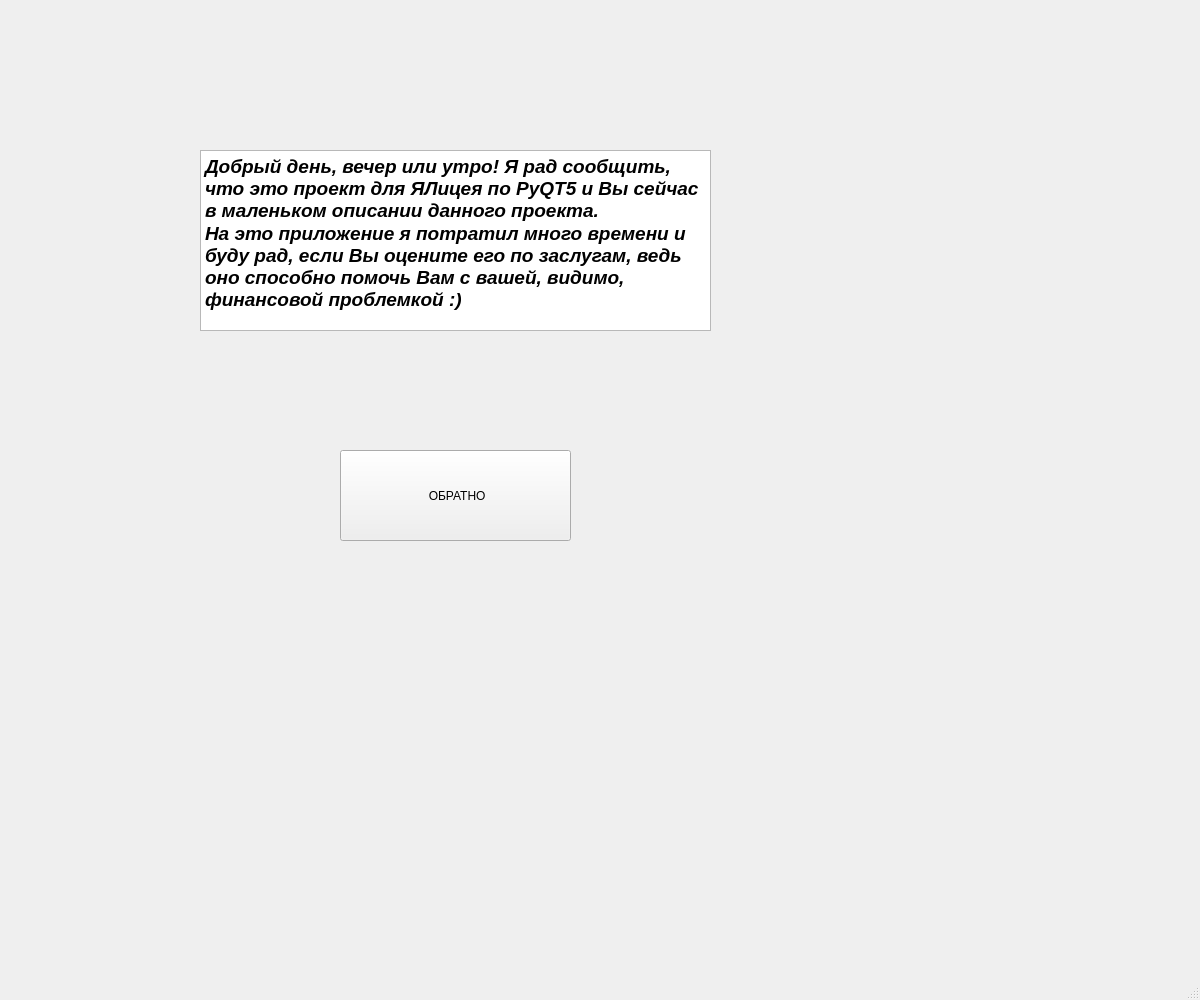
<?xml version="1.0" encoding="UTF-8"?>
<ui version="4.0">
 <class>MainWindowInfo</class>
 <widget class="QMainWindow" name="MainWindowInfo">
  <property name="geometry">
   <rect>
    <x>0</x>
    <y>0</y>
    <width>1200</width>
    <height>1000</height>
   </rect>
  </property>
  <property name="minimumSize">
   <size>
    <width>1200</width>
    <height>1000</height>
   </size>
  </property>
  <property name="maximumSize">
   <size>
    <width>1200</width>
    <height>1000</height>
   </size>
  </property>
  <property name="windowTitle">
   <string>MainWindow</string>
  </property>
  <property name="styleSheet">
   <string notr="true">background-image: url(:/ad/project pqt5/materials for the proj/info or.png);</string>
  </property>
  <widget class="QWidget" name="centralwidget">
   <widget class="QTextBrowser" name="textBrowser">
    <property name="geometry">
     <rect>
      <x>200</x>
      <y>150</y>
      <width>511</width>
      <height>181</height>
     </rect>
    </property>
    <property name="styleSheet">
     <string notr="true">background-image: url(:/ad/project pqt5/materials for the proj/pink info.png);</string>
    </property>
    <property name="html">
     <string>&lt;!DOCTYPE HTML PUBLIC &quot;-//W3C//DTD HTML 4.0//EN&quot; &quot;http://www.w3.org/TR/REC-html40/strict.dtd&quot;&gt;
&lt;html&gt;&lt;head&gt;&lt;meta name=&quot;qrichtext&quot; content=&quot;1&quot; /&gt;&lt;style type=&quot;text/css&quot;&gt;
p, li { white-space: pre-wrap; }
&lt;/style&gt;&lt;/head&gt;&lt;body style=&quot; font-family:'MS Shell Dlg 2'; font-size:8.25pt; font-weight:400; font-style:normal;&quot;&gt;
&lt;p style=&quot; margin-top:0px; margin-bottom:0px; margin-left:0px; margin-right:0px; -qt-block-indent:0; text-indent:0px;&quot;&gt;&lt;span style=&quot; font-size:14pt; font-weight:600; font-style:italic;&quot;&gt;Добрый день, вечер или утро! Я рад сообщить, что это проект для ЯЛицея по PyQT5 и Вы сейчас в маленьком описании данного проекта. &lt;/span&gt;&lt;/p&gt;
&lt;p style=&quot; margin-top:0px; margin-bottom:0px; margin-left:0px; margin-right:0px; -qt-block-indent:0; text-indent:0px;&quot;&gt;&lt;span style=&quot; font-size:14pt; font-weight:600; font-style:italic;&quot;&gt;На это приложение я потратил много времени и буду рад, если Вы оцените его по заслугам, ведь оно способно помочь Вам с вашей, видимо, финансовой проблемкой :)&lt;/span&gt;&lt;/p&gt;&lt;/body&gt;&lt;/html&gt;</string>
    </property>
   </widget>
   <widget class="QPushButton" name="pushButton">
    <property name="geometry">
     <rect>
      <x>340</x>
      <y>450</y>
      <width>231</width>
      <height>91</height>
     </rect>
    </property>
    <property name="styleSheet">
     <string notr="true">background-image: url(:/ad/project pqt5/materials for the proj/grey info.png);
font: 87 14pt &quot;Segoe UI Black&quot;;</string>
    </property>
    <property name="text">
     <string> ОБРАТНО</string>
    </property>
    <property name="icon">
     <iconset resource="../imges.qrc">
      <normaloff>:/ad/project pqt5/materials for the proj/left-arrow.png</normaloff>:/ad/project pqt5/materials for the proj/left-arrow.png</iconset>
    </property>
    <property name="iconSize">
     <size>
      <width>50</width>
      <height>50</height>
     </size>
    </property>
   </widget>
  </widget>
  <widget class="QStatusBar" name="statusbar"/>
 </widget>
 <resources>
  <include location="../imges.qrc"/>
 </resources>
 <connections/>
</ui>
